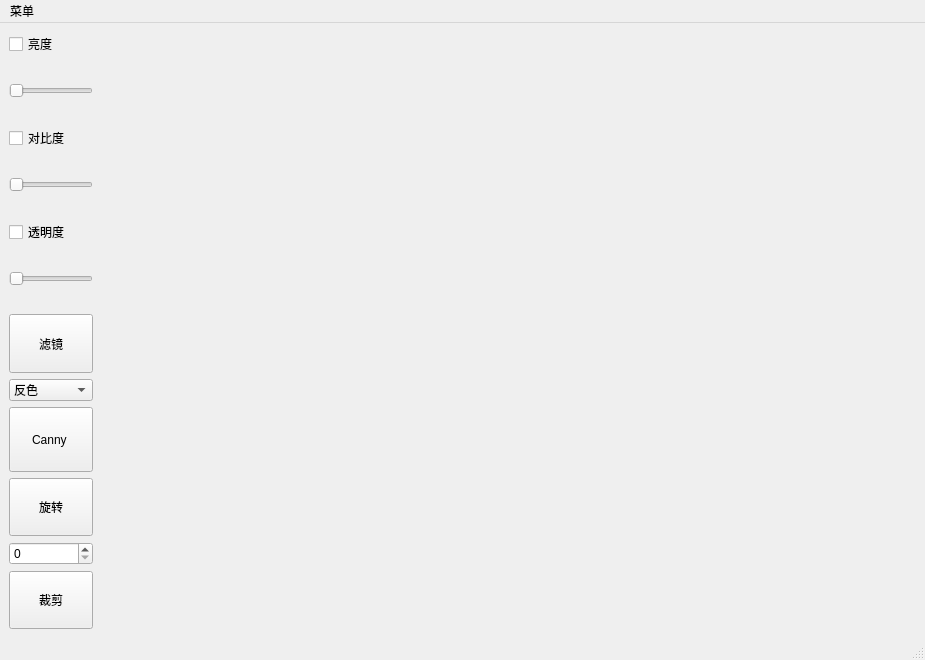
<?xml version="1.0" encoding="UTF-8"?>
<ui version="4.0">
 <class>MainWindow</class>
 <widget class="QMainWindow" name="MainWindow">
  <property name="geometry">
   <rect>
    <x>0</x>
    <y>0</y>
    <width>925</width>
    <height>660</height>
   </rect>
  </property>
  <property name="windowTitle">
   <string>PicEdit</string>
  </property>
  <widget class="QWidget" name="centralwidget">
   <layout class="QFormLayout" name="formLayout">
    <item row="0" column="0">
     <widget class="QCheckBox" name="brightnessCheckBox">
      <property name="text">
       <string>亮度</string>
      </property>
     </widget>
    </item>
    <item row="1" column="0">
     <layout class="QGridLayout" name="gridLayout_4">
      <property name="rightMargin">
       <number>20</number>
      </property>
      <property name="horizontalSpacing">
       <number>11</number>
      </property>
      <item row="3" column="0">
       <widget class="QCheckBox" name="alphaCheckBox">
        <property name="text">
         <string>透明度</string>
        </property>
       </widget>
      </item>
      <item row="5" column="0">
       <widget class="QPushButton" name="filterButton">
        <property name="sizePolicy">
         <sizepolicy hsizetype="Expanding" vsizetype="Expanding">
          <horstretch>0</horstretch>
          <verstretch>0</verstretch>
         </sizepolicy>
        </property>
        <property name="maximumSize">
         <size>
          <width>400</width>
          <height>16777215</height>
         </size>
        </property>
        <property name="text">
         <string>滤镜</string>
        </property>
       </widget>
      </item>
      <item row="0" column="0">
       <widget class="QSlider" name="brightnessSlider">
        <property name="sizePolicy">
         <sizepolicy hsizetype="Expanding" vsizetype="Expanding">
          <horstretch>0</horstretch>
          <verstretch>0</verstretch>
         </sizepolicy>
        </property>
        <property name="maximumSize">
         <size>
          <width>400</width>
          <height>16777215</height>
         </size>
        </property>
        <property name="orientation">
         <enum>Qt::Horizontal</enum>
        </property>
       </widget>
      </item>
      <item row="7" column="0">
       <widget class="QPushButton" name="cannyButton">
        <property name="minimumSize">
         <size>
          <width>0</width>
          <height>65</height>
         </size>
        </property>
        <property name="text">
         <string>Canny </string>
        </property>
       </widget>
      </item>
      <item row="11" column="0">
       <widget class="QPushButton" name="cropButton">
        <property name="sizePolicy">
         <sizepolicy hsizetype="Expanding" vsizetype="Expanding">
          <horstretch>0</horstretch>
          <verstretch>0</verstretch>
         </sizepolicy>
        </property>
        <property name="maximumSize">
         <size>
          <width>400</width>
          <height>16777215</height>
         </size>
        </property>
        <property name="text">
         <string>裁剪</string>
        </property>
       </widget>
      </item>
      <item row="8" column="0">
       <widget class="QPushButton" name="rotationButton">
        <property name="sizePolicy">
         <sizepolicy hsizetype="Expanding" vsizetype="Expanding">
          <horstretch>0</horstretch>
          <verstretch>0</verstretch>
         </sizepolicy>
        </property>
        <property name="maximumSize">
         <size>
          <width>400</width>
          <height>16777215</height>
         </size>
        </property>
        <property name="text">
         <string>旋转</string>
        </property>
       </widget>
      </item>
      <item row="2" column="0">
       <widget class="QSlider" name="contrastSlider">
        <property name="sizePolicy">
         <sizepolicy hsizetype="Expanding" vsizetype="Expanding">
          <horstretch>0</horstretch>
          <verstretch>0</verstretch>
         </sizepolicy>
        </property>
        <property name="maximumSize">
         <size>
          <width>400</width>
          <height>16777215</height>
         </size>
        </property>
        <property name="orientation">
         <enum>Qt::Horizontal</enum>
        </property>
       </widget>
      </item>
      <item row="6" column="0">
       <widget class="QComboBox" name="comboBox">
        <item>
         <property name="text">
          <string>反色</string>
         </property>
        </item>
        <item>
         <property name="text">
          <string>灰度化</string>
         </property>
        </item>
        <item>
         <property name="text">
          <string>马赛克</string>
         </property>
        </item>
        <item>
         <property name="text">
          <string>复古棕褐</string>
         </property>
        </item>
        <item>
         <property name="text">
          <string>浮雕</string>
         </property>
        </item>
       </widget>
      </item>
      <item row="4" column="0">
       <widget class="QSlider" name="alphaSlider">
        <property name="sizePolicy">
         <sizepolicy hsizetype="Expanding" vsizetype="Expanding">
          <horstretch>0</horstretch>
          <verstretch>0</verstretch>
         </sizepolicy>
        </property>
        <property name="maximumSize">
         <size>
          <width>400</width>
          <height>16777215</height>
         </size>
        </property>
        <property name="orientation">
         <enum>Qt::Horizontal</enum>
        </property>
       </widget>
      </item>
      <item row="9" column="0">
       <widget class="QSpinBox" name="rotationspinBox"/>
      </item>
      <item row="1" column="0">
       <widget class="QCheckBox" name="contrastCheckBox">
        <property name="text">
         <string>对比度</string>
        </property>
       </widget>
      </item>
     </layout>
    </item>
    <item row="1" column="1">
     <widget class="QLabel" name="imagelabel">
      <property name="sizePolicy">
       <sizepolicy hsizetype="Expanding" vsizetype="Expanding">
        <horstretch>0</horstretch>
        <verstretch>0</verstretch>
       </sizepolicy>
      </property>
      <property name="minimumSize">
       <size>
        <width>650</width>
        <height>500</height>
       </size>
      </property>
      <property name="text">
       <string/>
      </property>
     </widget>
    </item>
   </layout>
  </widget>
  <widget class="QMenuBar" name="menubar">
   <property name="geometry">
    <rect>
     <x>0</x>
     <y>0</y>
     <width>925</width>
     <height>21</height>
    </rect>
   </property>
   <widget class="QMenu" name="menu">
    <property name="title">
     <string>菜单</string>
    </property>
    <addaction name="insertaction"/>
    <addaction name="saveaction"/>
    <addaction name="undoaction"/>
    <addaction name="redoaction"/>
   </widget>
   <addaction name="menu"/>
  </widget>
  <widget class="QStatusBar" name="statusbar"/>
  <action name="insertaction">
   <property name="text">
    <string>导入</string>
   </property>
  </action>
  <action name="saveaction">
   <property name="text">
    <string>保存</string>
   </property>
  </action>
  <action name="undoaction">
   <property name="text">
    <string>撤销</string>
   </property>
  </action>
  <action name="redoaction">
   <property name="text">
    <string>重做</string>
   </property>
  </action>
 </widget>
 <resources/>
 <connections/>
</ui>
